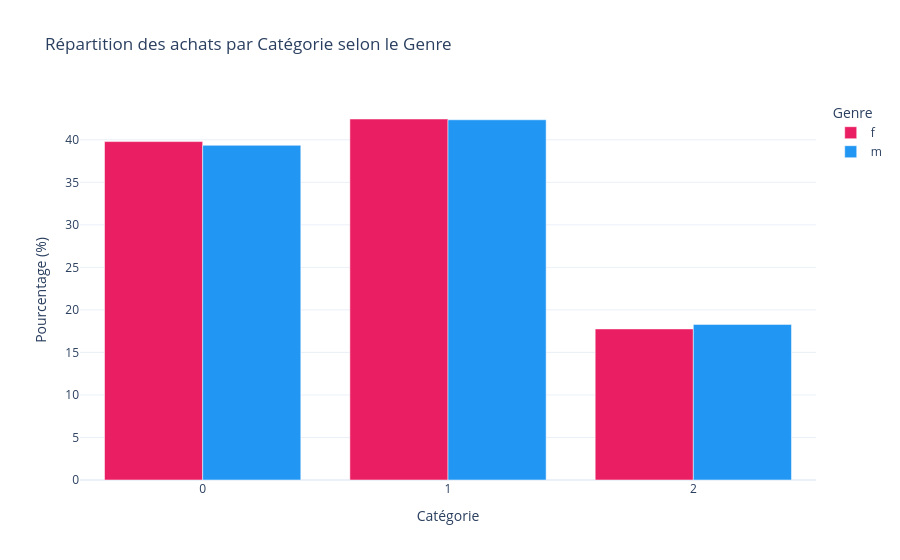

The notebook cell saved with this chart:
### Code cell
# Graphique en barres groupées (alternative)
df_plot = tableau_pct_ligne.reset_index().melt(
    id_vars='sex',
    var_name='Catégorie',
    value_name='Pourcentage'
)

fig = px.bar(
    df_plot,
    x='Catégorie',
    y='Pourcentage',
    color='sex',
    barmode='group',
    title='Répartition des achats par Catégorie selon le Genre',
    labels={'sex': 'Genre', 'Pourcentage': 'Pourcentage (%)'},
    color_discrete_map={'f': '#E91E63', 'm': '#2196F3'}  # Rose pour F, Bleu pour M
)

fig.update_layout(template='plotly_white')
fig.show()

### Figure 1 — Plotly figure (JSON) as saved in the notebook; plotly's stock layout.template omitted (floating-point values rounded to 4 significant figures)
{"data": [{"alignmentgroup": "True", "hovertemplate": "Genre=f<br>Catégorie=%{x}<br>Pourcentage (%)=%{y}<extra></extra>", "legendgroup": "f", "marker": {"color": "#E91E63", "pattern": {"shape": ""}}, "name": "f", "offsetgroup": "f", "orientation": "v", "showlegend": true, "textposition": "auto", "type": "bar", "x": [0, 1, 2], "xaxis": "x", "y": [39.79, 42.45, 17.76], "yaxis": "y"}, {"alignmentgroup": "True", "hovertemplate": "Genre=m<br>Catégorie=%{x}<br>Pourcentage (%)=%{y}<extra></extra>", "legendgroup": "m", "marker": {"color": "#2196F3", "pattern": {"shape": ""}}, "name": "m", "offsetgroup": "m", "orientation": "v", "showlegend": true, "textposition": "auto", "type": "bar", "x": [0, 1, 2], "xaxis": "x", "y": [39.35, 42.36, 18.29], "yaxis": "y"}], "layout": {"barmode": "group", "legend": {"title": {"text": "Genre"}, "tracegroupgap": 0}, "title": {"text": "Répartition des achats par Catégorie selon le Genre"}, "xaxis": {"anchor": "y", "domain": [0, 1], "title": {"text": "Catégorie"}}, "yaxis": {"anchor": "x", "domain": [0, 1], "title": {"text": "Pourcentage (%)"}}}}
